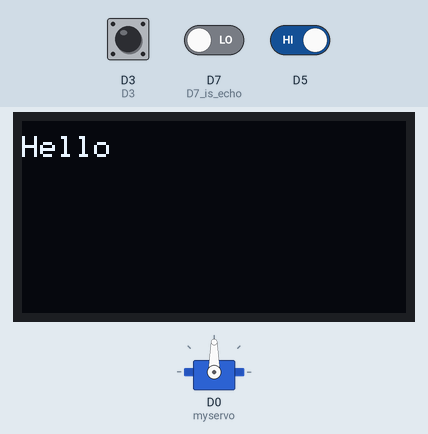
Bench run of a sketch on a simulated ESP8266 (NodeMCU). On the bench: servo, 128×64 one-colour display. The inputs (shaded band) are chosen by the test bench; at power-on: D5 HIGH, D3 HIGH, D7 (D7_is_echo) LOW. WiFi joins after 1.5 s; servers stay silent unless stated; no MQTT or app messages arrive unless stated; what the sketch prints to the serial monitor is not drawn.

Above: at 1.7 s.
At 7.6 s:
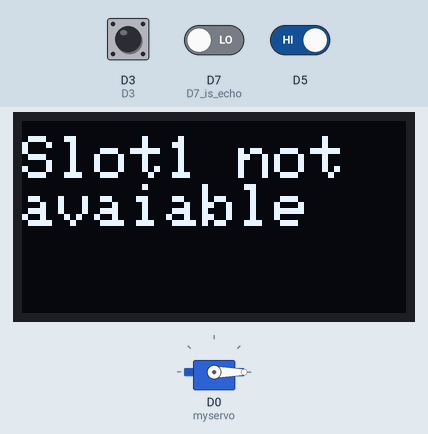
7.7 s: D5 driven LOW
At 14.2 s:
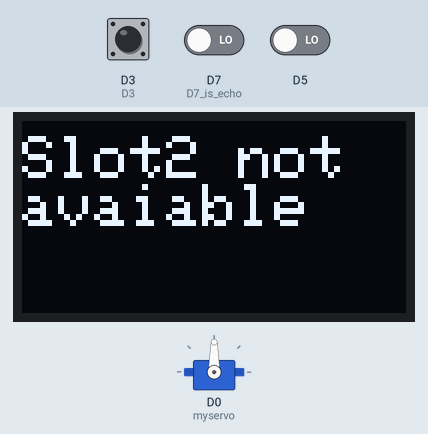
35.7 s: D5 driven HIGH
At 44.2 s:
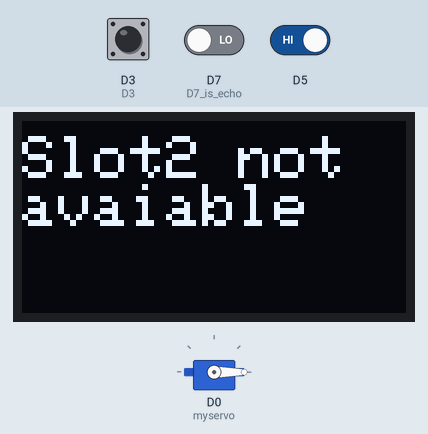
Timing chart, 0 to 45.7 s (numbered marks = the images above; inputs shaded):
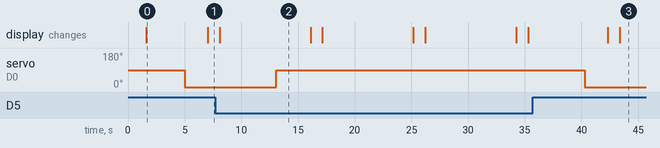

The sketch:

Entry.ino
```cpp
#include <ESP8266WiFi.h>
#include <PubSubClient.h>
#include <Wire.h>
#include <Adafruit_SSD1306.h>
#include <Adafruit_GFX.h>
#define SSD1306_LCDHEIGHT 64

// OLED display TWI address
#define OLED_ADDR   0x3C

Adafruit_SSD1306 display(-1);

#if (SSD1306_LCDHEIGHT != 64)
#error("Height incorrect, please fix Adafruit_SSD1306.h!");
#endif

#include <Servo.h>

Servo myservo;  // create servo object to control a servo

Servo myservo1;
int Entry,Exit;
String command;
String data="";
void callback(char* topic, byte* payload, unsigned int payloadLength);//use for sending data
int duration1,distance1,duration2,distance2;
// CHANGE TO YOUR WIFI CREDENTIALS
const char* ssid = "likhith reddy";
const char* password = "alekhyareddy";

// CHANGE TO YOUR DEVICE CREDENTIALS AS PER IN IBM BLUMIX
#define ORG "v7b7d6"
#define DEVICE_TYPE "nodemcu"
#define DEVICE_ID "1234"
#define TOKEN "12345678" //  Authentication Token OF THE DEVICE

//  PIN DECLARATIONS
//-------- Customise the above values --------
const char publishTopic[] = "iot-2/evt/Data/fmt/json";//topic which is sended
char server[] = ORG ".messaging.internetofthings.ibmcloud.com";
char topic[] = "iot-2/cmd/home/fmt/String";// cmd  REPRESENT command type AND COMMAND IS TEST OF FORMAT STRING
char authMethod[] = "use-token-auth";
char token[] = TOKEN;
char clientId[] = "d:" ORG ":" DEVICE_TYPE ":" DEVICE_ID;
WiFiClient wifiClient;
PubSubClient client(server, 1883, callback, wifiClient);
int publishInterval = 5000; // 30 seconds
long lastPublishMillis;
void publishData();
void wifiConnect();
void mqttConnect();
void setup() {
  pinMode(D7,INPUT);//D7 is echo
  pinMode(D8,OUTPUT);//D8 is trigger
  Serial.begin(115200);
  Serial.println();
  pinMode(D3,INPUT);//D3
  pinMode(D4,OUTPUT);//D4
  myservo.attach(D0);

  pinMode(D5,INPUT);

  wifiConnect();
  mqttConnect();
  display.begin(SSD1306_SWITCHCAPVCC, OLED_ADDR);
  display.clearDisplay();


// display a line of text
  display.setTextSize(1);
  display.setTextColor(WHITE);
  display.setCursor(0,5);
  display.print("Hello");


  // update display with all of the above graphics
  display.display();
}

void loop() {
 if (millis() - lastPublishMillis > publishInterval)
  {
    publishData();
    lastPublishMillis = millis();
  }

  if (!client.loop()) {
    mqttConnect();
  }
}

void wifiConnect() {
  Serial.print("Connecting to "); Serial.print(ssid);
  WiFi.begin(ssid, password);
  while (WiFi.status() != WL_CONNECTED) {
    delay(500);
    Serial.print(".");
  }
  Serial.print("WiFi connected, IP address: ");
  Serial.println(WiFi.localIP());
}

void mqttConnect() {
  if (!client.connected())
  {
    Serial.print("Reconnecting MQTT client to "); Serial.println(server);
    while (!client.connect(clientId, authMethod, token)) {
      Serial.print(".");
      delay(500);
    }

    initManagedDevice();
    Serial.println();
  }
}

void initManagedDevice() {
  if (client.subscribe(topic)) {
    Serial.println("subscribe to cmd OK");
  } else {
    Serial.println("subscribe to cmd FAILED");
  }
}

void callback(char* topic, byte* payload, unsigned int payloadLength) {
  Serial.print("callback invoked for topic: ");
  Serial.println(topic);
  for (int i = 0; i < payloadLength; i++) {
    command+= (char)payload[i];
  }
  Serial.print("data: "+ command);
  //control_func();
  command= "";
}

/*void control_func()
{
  if(command== "lightoff")
 {
 digitalWrite(led1,LOW);
      digitalWrite(led2,LOW);
     Serial.println(".......lights are off..........");
  }
  else if(command== "lighton")
  {
     digitalWrite(led1,HIGH);
      digitalWrite(led2,HIGH);
     Serial.println(".......lights are on..........");
  }
  else
  {
    Serial.println("......no commands have been subscribed..........");
    }
}*/

void publishData()
{
   Entry = digitalRead(D5); // read input value
   if (Entry == LOW)
   { // check if the input is HIGH
    Serial.println(" Entry Gate open");
      myservo.write(90);
      delay(1000);
   }
   else
   {
    Serial.println(" Entry Gate close");
      myservo.write(0);
   }

    digitalWrite(D8,HIGH);
    delay(10);
    digitalWrite(D8,LOW);
    duration1= pulseIn(D7,HIGH);
    distance1=duration1*0.0343/2;
    Serial.print("Distance1 :");
    Serial.print(distance1);
    Serial.println ("cm");
    delay(1000);
                 if(distance1<10){
                  display.clearDisplay();
                  display.setTextSize(2);
                  display.setTextColor(WHITE);
                  display.setCursor(0,5);
                  display.print("Slot1 not avaiable");
                  // update display with all of the above graphics
                  display.display();
                 }


                 else{
                  display.clearDisplay();
                // display a line of text
                  display.setTextSize(2);
                  display.setTextColor(WHITE);
                  display.setCursor(0,5);
                  display.print("Slot1 avaiable");
                  // update display with all of the above graphics
                  display.display();
                 }


 digitalWrite(D4,HIGH);
  delay(10);
  digitalWrite(D4,LOW);
  duration2= pulseIn(D3,HIGH);
  distance2=duration2*0.0343/2;
 Serial.print("Slot2 :");
 Serial.print("Distance2 :");
 Serial.print(distance2);
 Serial.println ("cm");


             if(distance2<10){
              display.clearDisplay();
            // display a line of text
              display.setTextSize(2);
              display.setTextColor(WHITE);
              display.setCursor(0,5);
              display.print("Slot2 not avaiable");
              // update display with all of the above graphics
              display.display();
              }
             else{

              display.clearDisplay();
            // display a line of text
              display.setTextSize(2);
              display.setTextColor(WHITE);
              display.setCursor(0,5);
              display.print("Slot2 avaiable");


              // update display with all of the above graphics
              display.display();
              }
  String payload = "{\"d\":{\"Slot1\":";
  payload += distance1;
  payload += ",""\"Entry\":";
  payload +=  Entry;
  payload += ",""\"Slot2\":";
  payload +=  distance2;
  payload += "}}";
  Serial.print("\n");
  Serial.print("Sending payload: "); Serial.println(payload);
  if (client.publish(publishTopic, (char*) payload.c_str())) {
    Serial.println("Publish OK");
  } else {
    Serial.println("Publish FAILED");
  }
}
```

Measured:
- after the input at 7.7 s, servo on D0 (myservo): 0° → 90° after 5.4 s
- after the input at 35.7 s, servo on D0 (myservo): 90° → 0° after 4.6 s
- what the display in image 0 shows lasts 5.4 s, from 1.6 s to 7.0 s
- what the display in image 2 shows lasts 8.0 s, from 8.1 s to 16.1 s
